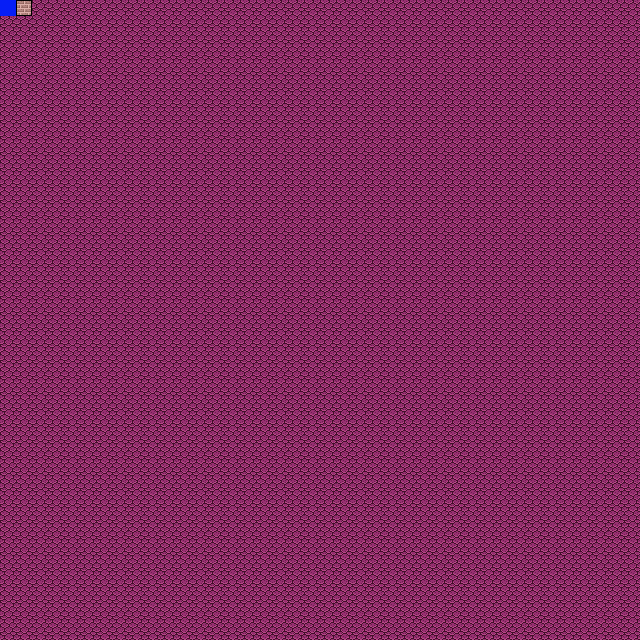

Tiled map render using the project's own tile images. Description and the map definition, with tile-layer contents summarised, below:
An orthogonal 40x40 tile map with 16x16 px tiles, 2 tile layers (floor, meta), 2 tilesets and 1 object (HeroStart).

<map version="1.0" orientation="orthogonal" renderorder="right-down" width="40" height="40" tilewidth="16" tileheight="16">
 <tileset firstgid="1" source="castle_upper_tile_sheet.tsx" />
 <tileset firstgid="53" source="meta_tiles.tsx" />
 <layer name="floor" width="40" height="40">
  <data>[1600 cells, 1600 non-empty, 3 distinct tile ids]</data>
 </layer>
 <objectgroup name="start">
  <object name="HeroStart" x="32" y="0" width="16" height="16" />
 </objectgroup>
 <objectgroup name="exits" />
 <layer name="meta" width="40" height="40">
  <data>[1600 cells, 1 non-empty, 1 distinct tile ids]</data>
 </layer>
 <objectgroup name="npc" />
</map>
